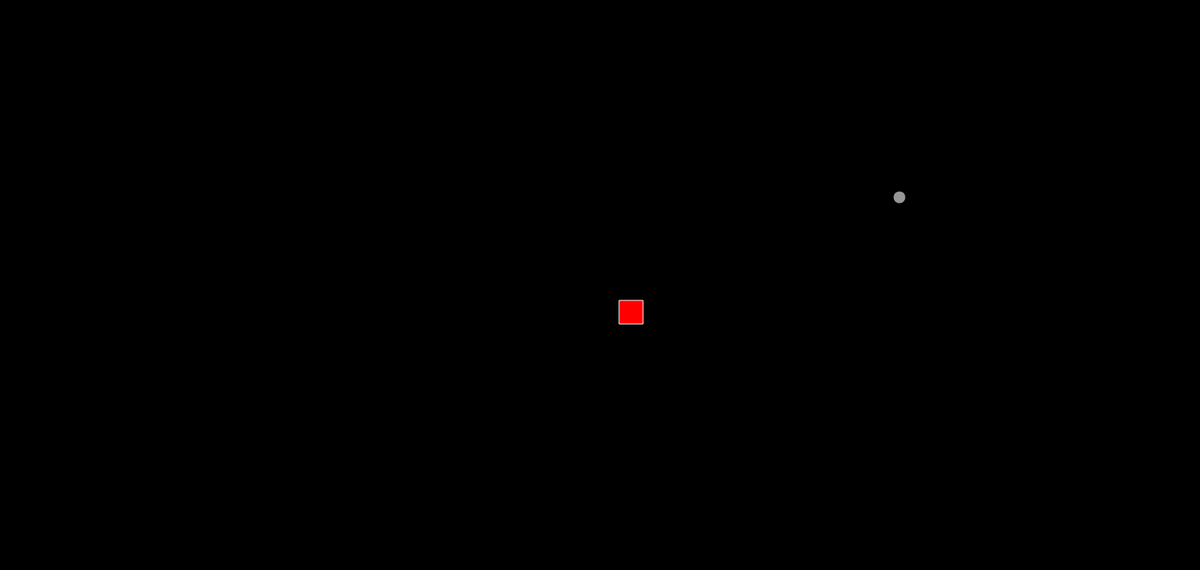
Frame 1 (no input)
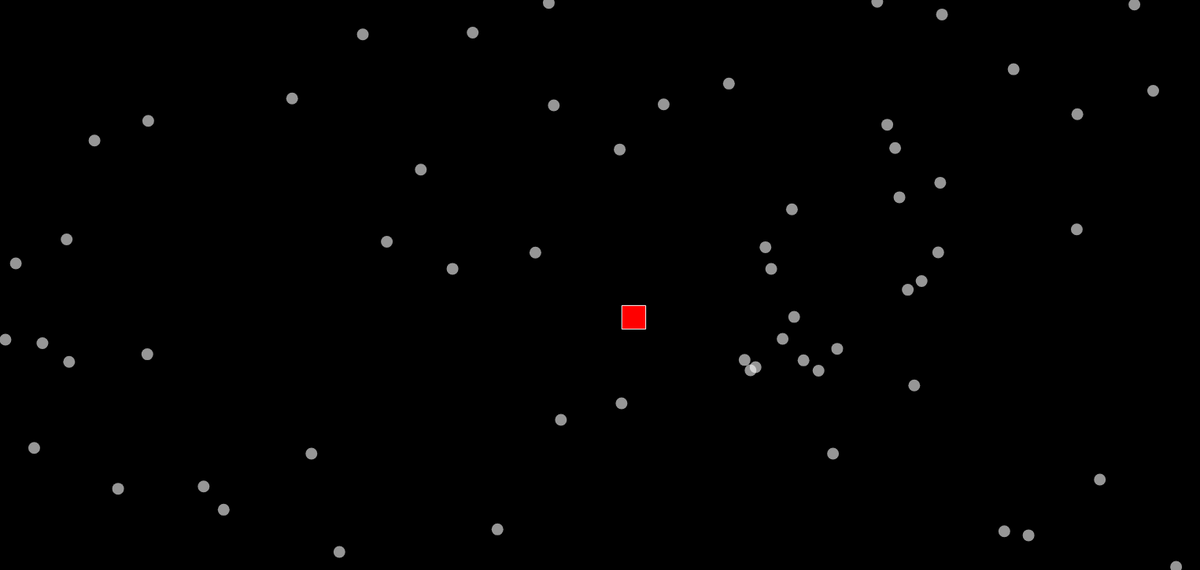
Frame 60 (no input)
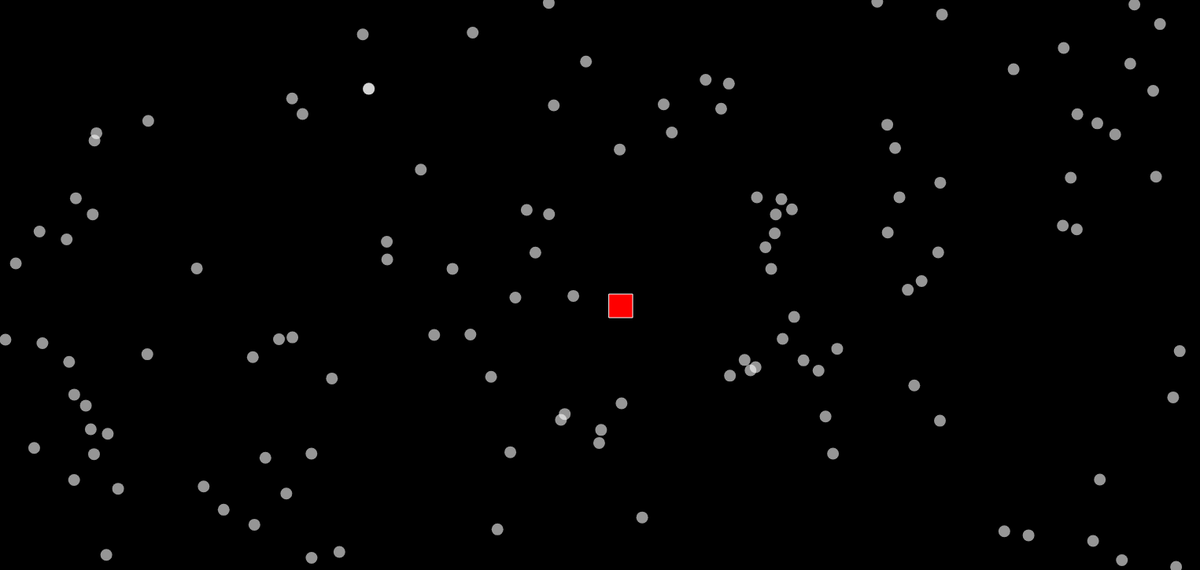
Frame 120 (the mouse pressed at the canvas centre since frame 60)

The p5.js sketch that drew these frames (run headless with seeded random() and noise() and a simulated clock; from frame 60 on, the mouse is pressed at the canvas centre):

// p5.js sketch
// ── sketch.js
/// <reference path="./p5.global-mode.d.ts" />

let x = 800;
let y = 400;
let extraCanvas;
function setup() {
    createCanvas(1525, 725);
    extraCanvas = createGraphics(1525, 725);
    extraCanvas.clear();
    background(0);
}
function draw() {
    background(0);

    x += random(-5, 5);
    y += random(-5, 5);

    // if (mouseIsPressed) {
    extraCanvas.fill(255, 150);
    extraCanvas.noStroke();
    let starX = random(width);
    let starY = random(height);
    extraCanvas.ellipse(starX, starY, 15, 15);
    // }
    image(extraCanvas, 0, 0);
    fill(255, 0, 0);
    stroke(255);
    rectMode(CENTER);
    rect(x, y, 30, 30);
}
